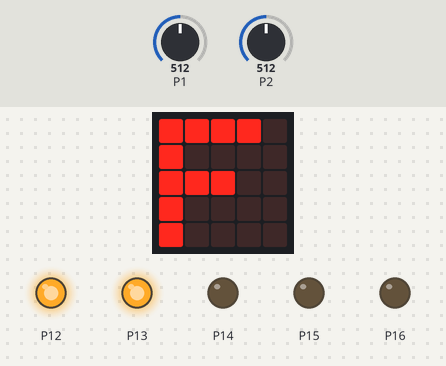
A program run on a simulated BBC micro:bit (MakeCode). Shown: the board's 5×5 LED display, output pins drawn as LEDs (lit = HIGH). The inputs (shaded band) are chosen by the test bench; at power-on: P1 = 512, P2 = 512 (analog values on the 0–1023 scale).

Above: at 1.2 s.
1.3 s: P1 set to 788
2.8 s: P1 set to 813
At 4.1 s:
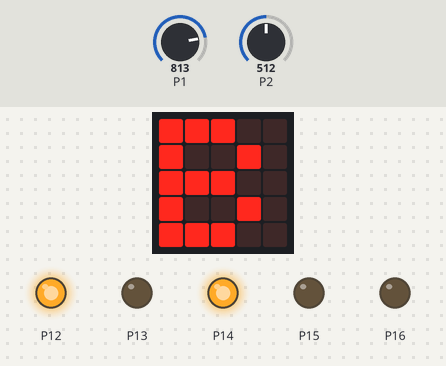
4.5 s: P1 set to 190
At 5.5 s:
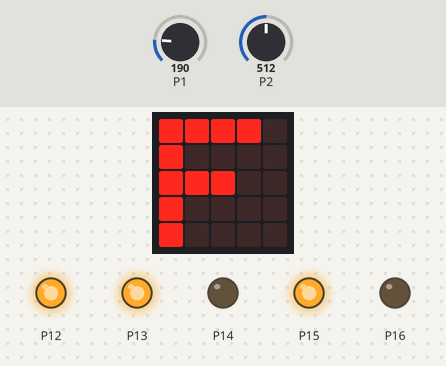
6.1 s: P1 set to 215
At 7.0 s:
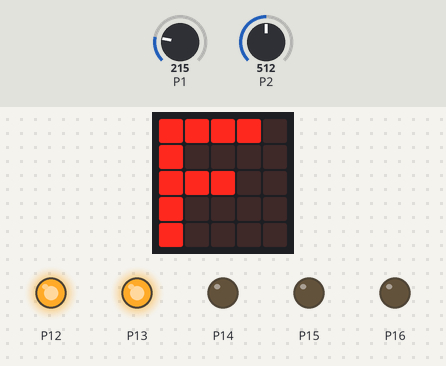
7.6 s: P2 set to 215
9.1 s: P2 set to 190
At 9.8 s:
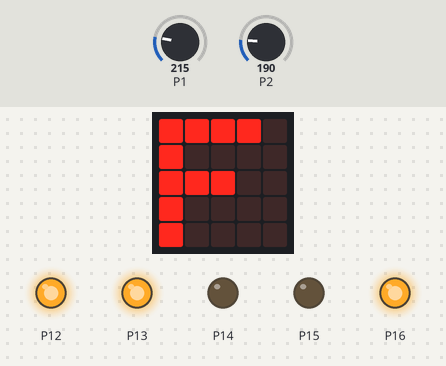
Timing chart, 0 to 11.7 s (numbered marks = the images above; inputs shaded):
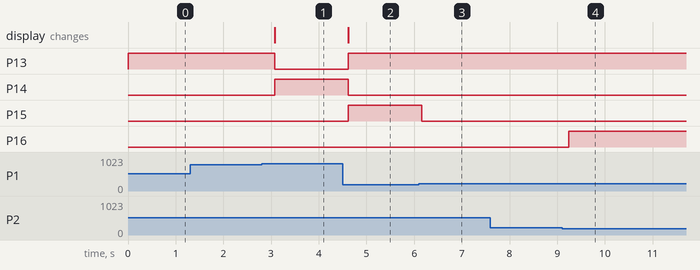

Measured:
- the behaviour switches between 800 and 801 on P1 (found by bisection; images 0 and 1)
- the behaviour switches between 200 and 201 on P1 (found by bisection; images 2 and 3)
- the behaviour switches between 200 and 199 on P2 (found by bisection; images 3 and 4)
- after the input at 1.3 s, every drawn part: stays the same
- after the input at 2.8 s, P13: HIGH → LOW after 0.28 s; P14: LOW → HIGH after 0.28 s; the display: changes after 0.28 s (image 1)
- after the input at 4.5 s, P13, P15: LOW → HIGH after 0.12 s; P14: HIGH → LOW after 0.12 s; the display: changes after 0.12 s (image 2)
- after the input at 6.1 s, P15: HIGH → LOW after 0.06 s
- after the input at 7.6 s, every drawn part: stays the same
- after the input at 9.1 s, P16: LOW → HIGH after 0.14 s

The program:

main.ts
```typescript
function 右をむく () {
    pins.analogWritePin(AnalogPin.P15, 0)
    pins.analogWritePin(AnalogPin.P16, 1023)
}
function 回転とめる () {
    pins.analogWritePin(AnalogPin.P15, 0)
    pins.analogWritePin(AnalogPin.P16, 0)
}
function 左をむく () {
    pins.analogWritePin(AnalogPin.P15, 1023)
    pins.analogWritePin(AnalogPin.P16, 0)
}
function 止まる () {
    pins.analogWritePin(AnalogPin.P13, 0)
    pins.analogWritePin(AnalogPin.P14, 0)
}
function 後ろにすすむ () {
    pins.analogWritePin(AnalogPin.P13, 0)
    pins.analogWritePin(AnalogPin.P14, 1023)
    basic.showString("B")
}
function 前にすすむ () {
    pins.analogWritePin(AnalogPin.P13, 1023)
    pins.analogWritePin(AnalogPin.P14, 0)
    basic.showString("F")
}
let 赤外線センサー左の値 = 0
let 赤外線センサー右の値 = 0
pins.digitalWritePin(DigitalPin.P12, 1)
basic.forever(function () {
    赤外線センサー右の値 = pins.analogReadPin(AnalogPin.P1)
    赤外線センサー左の値 = pins.analogReadPin(AnalogPin.P2)
    if (赤外線センサー右の値 > 800 || 赤外線センサー左の値 > 800) {
        basic.clearScreen()
        回転とめる()
        後ろにすすむ()
    } else if (赤外線センサー右の値 > 200 && 赤外線センサー左の値 > 200) {
        basic.clearScreen()
        回転とめる()
        前にすすむ()
    } else if (赤外線センサー右の値 < 200 && 赤外線センサー左の値 > 200) {
        basic.clearScreen()
        左をむく()
        前にすすむ()
    } else if (赤外線センサー右の値 > 200 && 赤外線センサー左の値 < 200) {
        basic.clearScreen()
        右をむく()
        前にすすむ()
    } else if (赤外線センサー右の値 < 100 && 赤外線センサー左の値 < 100) {
        止まる()
        回転とめる()
        basic.showIcon(IconNames.Diamond)
    }
})
```

test.ts
```typescript
// テストはここに来ます。このパッケージが拡張機能として使用されるときにはコンパイルされません。
```
